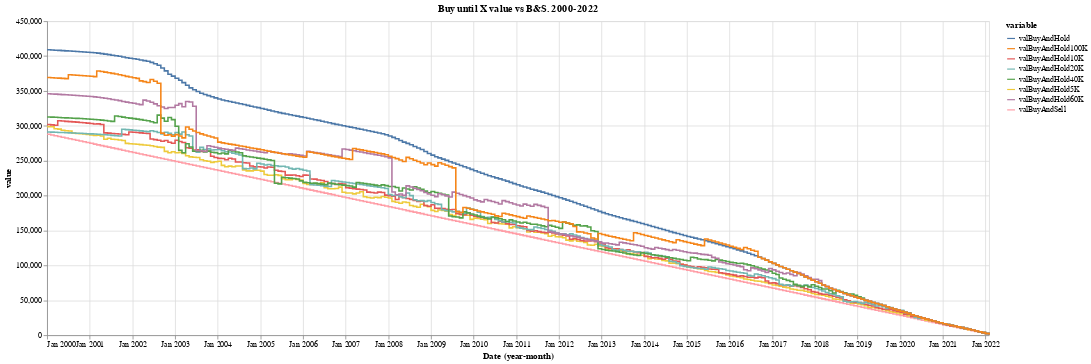

Here is the notebook cell this chart was saved with:
### Markdown cell above
2.4.2.1 Full period (2000-2022)

### Code cell
# plot
data = df.melt(id_vars =['Date'], value_vars = ['valBuyAndSell','valBuyAndHold','valBuyAndHold5K','valBuyAndHold10K','valBuyAndHold20K','valBuyAndHold40K','valBuyAndHold60K','valBuyAndHold100K'])
alt.Chart(data).mark_line(interpolate='step-after').encode(
    x='yearmonth(Date):T',
    y='value',
    color='variable',
).properties(
    width=1200,
    height=400,
    title="Buy until X value vs B&S. 2000-2022"
)

### Figure 1 — Vega-Lite specification as saved in the notebook (floating-point values rounded to 4 significant figures; data arrays with more than 128 entries replaced by an {"elided": "..."} marker saying what was removed)
{"config": {"view": {"continuousWidth": 400, "continuousHeight": 300}}, "data": {"name": "data-88e4c35f4d0d105e5ce850c05ddbdd3a"}, "mark": {"type": "line", "interpolate": "step-after"}, "encoding": {"color": {"field": "variable", "type": "nominal"}, "x": {"field": "Date", "timeUnit": "yearmonth", "type": "temporal"}, "y": {"field": "value", "type": "quantitative"}}, "height": 400, "title": "Buy until X value vs B&S. 2000-2022", "width": 1200, "$schema": "https://vega.github.io/schema/vega-lite/v4.17.0.json", "datasets": {"data-88e4c35f4d0d105e5ce850c05ddbdd3a": {"elided": "2128 records"}}}
